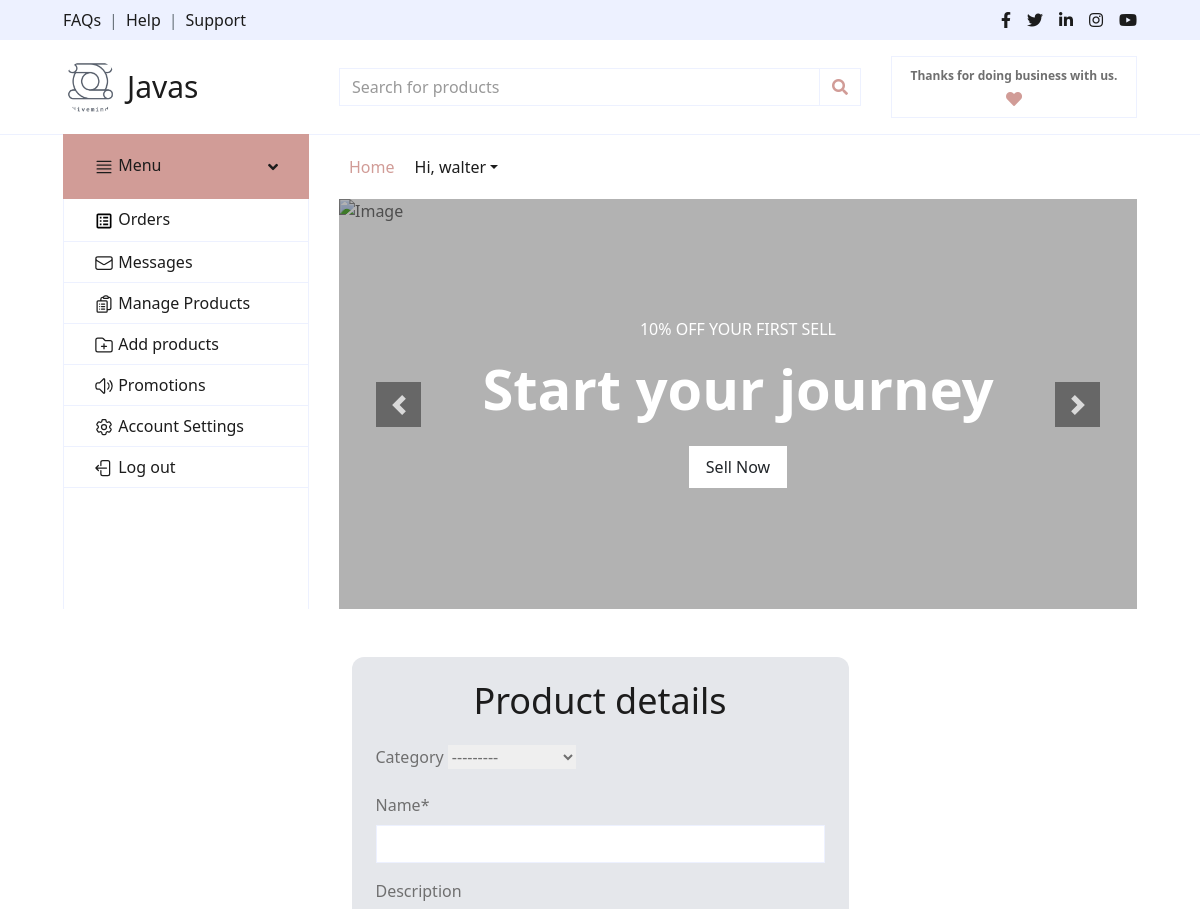
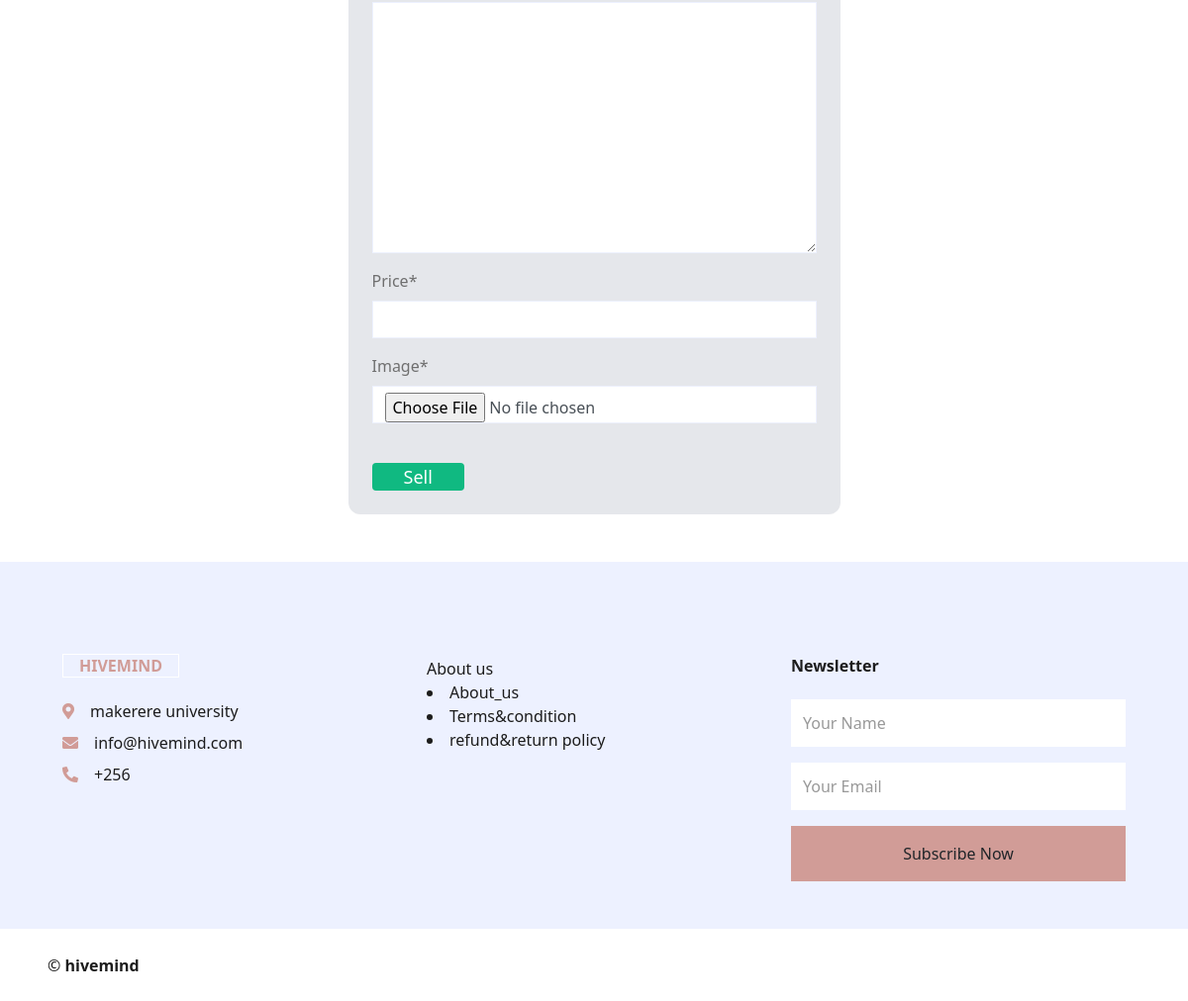
/sell/ (signed in), run on the app's committed database (2 pictures, top to bottom).
### user/models.py (models this page shows)
class User(AbstractUser):
    email = models.EmailField(unique=True)
    is_customer = models.BooleanField(default=False)
    is_business = models.BooleanField(default=False)

### business/models.py (models this page shows, shortened)
class Business(models.Model):
    user = models.OneToOneField(User, on_delete= models.CASCADE)
    name = models.CharField(max_length=200, null=True, blank=True)
    logo = models.ImageField(upload_to='logos/', null=True)
    created_at = models.DateTimeField(default=timezone.now)
    class Meta():
        ordering = ['name']

### user/views.py (the view)
# urls.py: path('sell/', Sell_details, name='sell_details' ),
@business_required
@login_required
def Sell_details(request):
    if request.method == 'POST':
        user = request.user
        form = DetailForm(request.POST, request.FILES,user=request.user)
        if form.is_valid():
            form.save()
            return redirect('business:manage')
    else:
        form = DetailForm()
    return render(request, 'user/sell_details.html', {'form':form})

### user/forms.py (shortened to what this page needs)
class DetailForm(forms.ModelForm):
    class Meta:
        model = Type
        fields = ['category','name','description','price','image']
    def __init__(self, *args, **kwargs):
        self.user = kwargs.pop('user', None)  # Get the user from the kwargs
        super(DetailForm, self).__init__(*args, **kwargs)

### cart/context_processors.py (called while the page is built)
def cart(request):
    return {'cart': Cart(request)}

### jumia/context_processors.py (called while the page is built)
def categories(request):
    cat = Categories.objects.all()
    return {'cat': cat}

### jumia/models.py (called while the page is built)
    def __str__(self):
        return self.category_name

### user/templates/user/sell_details.html (shortened to what this page needs)
{% extends 'bus/board.html' %}
{% load crispy_forms_tags %}
{% block content %}
<div class="w-1/2 my-6 mx-auto p-6 bg-gray-200  rounded-xl">
    <h1 class="mb-6 text-4xl text-center">Product details</h1>
    <form method="post" action="." enctype="multipart/form-data">
        {{form|crispy }}
       <br>
        <button class="py-0 px-8 text-lg bg-green-500 hover:bg-green-700 rounded text-white">Sell</button>
    </form>
</div>
{% endblock %}

### business/templates/bus/board.html (shortened to what this page needs)
<!DOCTYPE html>
<html lang="en">
<head>
    {% load static %}
    <link href='https://unpkg.com/boxicons@2.1.4/css/boxicons.min.css' rel='stylesheet'>
    <link href="https://cdnjs.cloudflare.com/ajax/libs/font-awesome/5.10.0/css/all.min.css" rel="stylesheet">
    <link rel="stylesheet" href="https://cdnjs.cloudflare.com/ajax/libs/OwlCarousel2/2.3.4/assets/owl.carousel.min.css">
    <link rel="stylesheet" href="https://cdnjs.cloudflare.com/ajax/libs/OwlCarousel2/2.3.4/assets/owl.theme.default.min.css">
    <link href="lib/owlcarousel/assets/owl.carousel.min.css" rel="stylesheet">
    <link href="{% static 'css/style.css' %}" rel="stylesheet">
    <link href="https://cdn.jsdelivr.net/npm/tailwindcss@2.2.19/dist/tailwind.min.css" rel="stylesheet">
</head>
<body>
    <div class="container-fluid">
        <div class="row bg-secondary py-2 px-xl-5">
            <div class="col-lg-6 d-none d-lg-block">
                <div class="d-inline-flex align-items-center">
                    <a class="text-dark" href="">FAQs</a>
                    <span class="text-muted px-2">|</span>
                    <a class="text-dark" href="">Help</a>
                    <span class="text-muted px-2">|</span>
                    <a class="text-dark" href="">Support</a>
                </div>
            </div>
            <div class="col-lg-6 text-center text-lg-right">
                <div class="d-inline-flex align-items-center">
                    <a class="text-dark px-2" href="">
                        <i class="fab fa-facebook-f"></i>
                    </a>
                    <a class="text-dark px-2" href="">
                        <i class="fab fa-twitter"></i>
                    </a>
                    <a class="text-dark px-2" href="">
                        <i class="fab fa-linkedin-in"></i>
                    </a>
                    <a class="text-dark px-2" href="">
                        <i class="fab fa-instagram"></i>
                    </a>
                    <a class="text-dark pl-2" href="">
                        <i class="fab fa-youtube"></i>
                    </a>
                </div>
            </div>
        </div>
        <div class="row align-items-center py-3 px-xl-5">
            <div class="col-lg-3 d-none d-lg-block">
                {% if request.user.is_business %}
                    {% if request.user.is_authenticated %}
                        <a href="{% url 'business:sell' %}" class="text-decoration-none d-flex align-items-center">
                            <img src="{{ user.business.logo.url }}" alt="Logo" class="w-14 rounded-full mr-2">
                            <h1 class="text-3xl font-semi-bold font-sans">{{ user.business.name }}</h1>
                        </a>
                    {% else %}
                        <a href="#" class="text-decoration-none">
                            <h1 class="text-3xl font-semi-bold font-sans">HIVEMIND BUSINESS</h1>
                        </a>
                    {% endif %}
                {% endif %}
            </div>
            <div class="col-lg-6 col-6 text-left">
                <form method='get' action=".">
                    <div class="input-group">
                        <input type="text" class="form-control" placeholder="Search for products" name="query">
                        <div class="input-group-append">
                            <span class="input-group-text bg-transparent text-primary">
                                <i class="fa fa-search"></i>
                            </span>
                        </div>
                    </div>
                </form>
            </div>
            <div class="col-lg-3 col-6 text-right">
                <a href="" class="btn border">
                    <span class="badge">Thanks for doing business with us.</span>
                    <i class="fas fa-heart text-primary"></i>
                </a>
            </div>
        </div>
    </div>
    <div class="container-fluid mb-5">
        <div class="row border-top px-xl-5">
            <div class="col-lg-3 d-none d-lg-block">
                <a class="btn shadow-none d-flex align-items-center justify-content-between bg-primary text-white w-100" data-toggle="collapse" href="#navbar-vertical" style="height: 65px; margin-top: -1px; padding: 0 30px;">
                    <h6 class="m-0"><svg class="w-5 inline-block" xmlns="http://www.w3.org/2000/svg" fill="none" viewBox="0 0 24 24" stroke-width="1.5" stroke="currentColor" class="w-6 h-6">
                        <path stroke-linecap="round" stroke-linejoin="round" d="M3.75 5.25h16.5m-16.5 4.5h16.5m-16.5 4.5h16.5m-16.5 4.5h16.5" />
                      </svg>
                       Menu</h6>
                    <i class="fa fa-angle-down text-dark"></i>
                </a>
                <nav class="collapse show navbar navbar-vertical navbar-light align-items-start p-0 border border-top-0 border-bottom-0" id="navbar-vertical">
                    <div class="navbar-nav w-100 overflow-hidden" style="height: 410px">
                        <div class="nav-item">
                            <a href="{% url 'business:ordered' %}" class="nav-link"> Orders</a>
                            <a href="{% url 'business:inbox' %}" class="nav-link">
                               Messages</a>
                            <a href="{% url 'business:manage' %}" class="nav-link">
                               Manage Products</a>
                            <a href="{% url 'user:sell_details' %}" class="nav-link">
                               Add products</a>
                            <a href="#" class="nav-link">
                               Promotions</a>
                            <a href="#" class="nav-link">
                               Account Settings</a>
                            <a href="{% url 'user:logout' %}" class="nav-link">
                               Log out</a>
                        </div>
                    </div>
                </nav>
            </div>
            <div class="col-lg-9">
                <nav class="navbar navbar-expand-lg bg-light navbar-light py-3 py-lg-0 px-0">
                    <div class="collapse navbar-collapse justify-content-between" id="navbarCollapse">
                        <div class="navbar-nav mr-auto py-0">
                            {% if request.user.is_customer %}
                            <a href="{% url 'jumia:items' %}" class="nav-item nav-link active">Home</a>
                            {%else%}
                            <a href="{% url 'business:sell' %}" class="nav-item nav-link active">Home</a>
                            {% endif %}
                            <div class="nav-item dropdown">
                                {% if request.user.is_authenticated %}
                                    <a href="#" class="nav-link dropdown-toggle" data-toggle="dropdown">Hi, {{user.username}}</a>
                                {% endif %}
                            </div>
                        </div>
                    </div>
                </nav>
                <div id="header-carousel" class="carousel slide" data-ride="carousel">
                    <div class="carousel-inner">
                        <div class="carousel-item active" style="height: 410px;">
                            <img class="img-fluid" src="{%static 'img/SHOPPER.jpg' %}" alt="Image">
                            <div class="carousel-caption d-flex flex-column align-items-center justify-content-center">
                                <div class="p-3" style="max-width: 700px;">
                                    <h4 class="text-light text-uppercase font-weight-medium mb-3">10% Off Your First Sell</h4>
                                    <h3 class="display-4 text-white font-weight-semi-bold mb-4">Start your journey</h3>
                                    <a href="" class="btn btn-light py-2 px-3">Sell Now</a>
                                </div>
                            </div>
                        </div>
                    </div>
                    <a class="carousel-control-prev" href="#header-carousel" data-slide="prev">
                        <div class="btn btn-dark" style="width: 45px; height: 45px;">
                            <span class="carousel-control-prev-icon mb-n2"></span>
                        </div>
                    </a>
                    <a class="carousel-control-next" href="#header-carousel" data-slide="next">
                        <div class="btn btn-dark" style="width: 45px; height: 45px;">
                            <span class="carousel-control-next-icon mb-n2"></span>
                        </div>
                    </a>
                </div>
            </div>
        </div>
    </div>
    <div class="container">
        {% block content %}
        {% endblock %}
    </div>
    <div class="container-fluid bg-secondary text-dark mt-5 pt-5" style="margin-top: 50px;">
        <div class="row px-xl-5 pt-5 ">
            <div class="col-lg-4 col-md-12 mb-5 pr-3 pr-xl-5">
                <a href="" class="text-decoration-none">
                    <h1 class="mb-4 display-5 font-weight-semi-bold"><span class="text-primary font-weight-bold border border-white px-3 mr-1">HIVEMIND</span></h1>
                </a>
                <p class="mb-2"><i class="fa fa-map-marker-alt text-primary mr-3"></i>makerere university</p>
                <p class="mb-2"><i class="fa fa-envelope text-primary mr-3"></i>info@hivemind.com</p>
                <p class="mb-0"><i class="fa fa-phone-alt text-primary mr-3"></i>+256</p>
            </div>
            <div class="col">About us
                <li><a href="{% url 'business:about' %}" target="_blank">About_us</a></li>
                <li><a href="" target="_blank">Terms&condition</a></li>
                <li><a href="" target="_blank">refund&return policy</a></li>
            </div>
                    <div class="col-md-4 mb-5">
                        <h5 class="font-weight-bold text-dark mb-4">Newsletter</h5>
                        <form action="">
                            <div class="form-group">
                                <input type="text" class="form-control border-0 py-4" placeholder="Your Name" required="required" />
                            </div>
                            <div class="form-group">
                                <input type="email" class="form-control border-0 py-4" placeholder="Your Email"
                                    required="required" />
                            </div>
                            <div>
                                <button class="btn btn-primary btn-block border-0 py-3" type="submit">Subscribe Now</button>
                            </div>
                        </form>
                    </div>
                </div>
            </div>
        <div class="row border-top border-light mx-xl-5 py-4">
            <div class="col-md-6 px-xl-0">
                <p class="mb-md-0 text-center text-md-left text-dark">
                    &copy; <a class="text-dark font-weight-semi-bold" href="#">hivemind</a>
                </p>
            </div>
            <div class="col-md-6 px-xl-0 text-center text-md-right">
            </div>
        </div>
</body>
</html>

### data on the page
User: business.logo (picture), business.name "Javas", username "walter"
